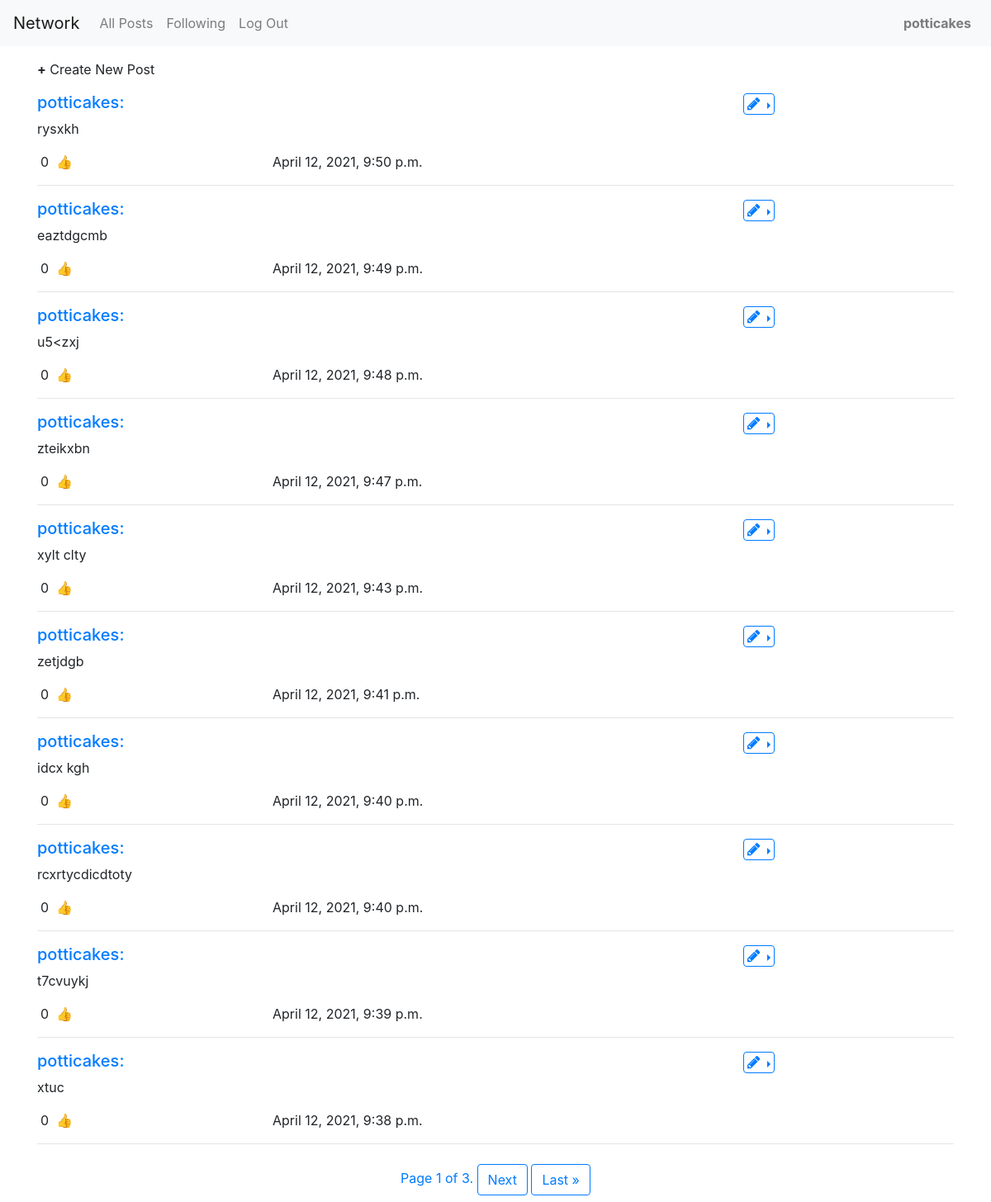
The app's page / (signed in) with its own data.
### network/models.py (models this page shows, shortened)
class User(AbstractUser):
    pass

class Post(models.Model):
    post_body = models.TextField(max_length=500)
    date = models.DateTimeField(auto_now_add=True)
    creator = models.ForeignKey("User", on_delete=models.CASCADE, related_name="creator")
    likes = models.ManyToManyField("User", default=None, related_name="likes")

### network/views.py (the view)
# urls.py: path("", views.index, name="index"),
@login_required(login_url="login")
def index(request):
    posts = Post.objects.all().order_by("-date")
    paginator = Paginator(posts, 10)
    page_number = request.GET.get("page")
    page_obj = paginator.get_page(page_number)
    return render(request, "network/index.html",{
        "posts": page_obj,
    })

### network/templates/network/index.html (shortened to what this page needs)
{% extends "network/layout.html" %}
{% block body %}
{% if user.is_authenticated %}
   <div class="container mb-3 mt-3" id="new-post">
       <span><strong>+</strong></span>
        <span>Create New Post</span>
    </div>
{% endif %}
{% for post in posts %}
    <div class="container " id="{{post.id}}">
        <div class="row">
            <span class="col-9">
                <a href="{% url 'profile' post.creator%}" >
                    <div id="profile"><h5>{{post.creator}}:</h5></div>
                </a>
            </span>
            {% if post.creator == user%}
                <span class="col-3">
                    <div class=" dropdown dropright">
                        <button type="button" class="btn btn-outline-primary pl-1 pr-1 pt-0 pb-0 dropdown-toggle" data-toggle="dropdown">
                            <i style="font-size:18px" class="fa">&#xf040;</i>
                        </button>
                    </div>
                </span>
            {% endif %}
        </div>
        <div class="row "id="body-{{post.id}}">
            <div class="col-12 pb-3"id="body-post{{post.id}}" >{{post.post_body}}</div>
        </div>
        <div class="row">
            <div class="col-3">
                <span class=" m-1" id="{{post.id}}" data-postId="{{post_id}}">{{post.likes.all.count}}</span>
                <span onclick="like('{{post.id}}')" class="cursor" >&#128077;</span>
            </div>
            <span class="col-9">{{post.date}}</span>
        </div>
        <hr>
    </div>
    {% endfor %}
    <div class="pagination justify-content-center p-2">
        <span class="step-pnks">
            <span class="current btn-outline-primary">
                Page {{ posts.number }} of {{ posts.paginator.num_pages }}.
            </span>
            {% if posts.has_next %}
                <a class="btn btn-outline-primary" href="?page={{ posts.next_page_number }}">Next</a>
                <a class="btn btn-outline-primary" href="?page={{ posts.paginator.num_pages }}">Last &raquo;</a>
            {% endif %}
        </span>
    </div>
{% endblock %}

### network/templates/network/layout.html (shortened to what this page needs)
{% load static %}
<!DOCTYPE html>
<html lang="en">
    <head>
        <link rel="stylesheet" href="https://cdnjs.cloudflare.com/ajax/libs/font-awesome/4.7.0/css/font-awesome.min.css">
        <link rel="stylesheet" href="https://maxcdn.bootstrapcdn.com/bootstrap/4.5.2/css/bootstrap.min.css">
        <link href="{% static 'network/styles.css' %}" rel="stylesheet">
    </head>
    <body>
        <nav class="navbar navbar-expand navbar-light bg-light">
            <a class="navbar-brand" href="{% url 'index' %}">Network</a>
            <div class="w-100">
              <ul class="navbar-nav mr-auto">
                <li class="nav-item">
                  <a class="nav-link" href="{% url 'index' %}">All Posts</a>
                </li>
                {% if user.is_authenticated %}
                    <li class="nav-item">
                        <a class="nav-link" href="{% url 'following' user.id %}">Following</a>
                    </li>
                    <li class="nav-item">
                        <a class="nav-link" href="{% url 'logout' %}">Log Out</a>
                    </li>
                {% endif %}
                {% if user.is_authenticated %}
                    <li class="nav-item ml-auto">
                        <a class="nav-link" href="{% url 'profile' user.username%}"><strong>{{ user.username }}</strong></a>
                    </li>
                {% endif %}
              </ul>
            </div>
          </nav>
        <div class="body">
            {% block body %}
            {% endblock %}
        </div>
    </body>
</html>

### network/static/network/styles.css (style rules this page uses)
.cursor { cursor: pointer; }

### records on screen
User: username "potticakes"
Post: creator "potticakes", post_body "rysxkh", likes.all.count "0", date "April 12, 2021, 9:50 p.m."
Post: creator "potticakes", post_body "eaztdgcmb", likes.all.count "0", date "April 12, 2021, 9:49 p.m."
Post: creator "potticakes", post_body "u5<zxj", likes.all.count "0", date "April 12, 2021, 9:48 p.m."
Post: creator "potticakes", post_body "zteikxbn", likes.all.count "0", date "April 12, 2021, 9:47 p.m."
Post: creator "potticakes", post_body "xylt clty", likes.all.count "0", date "April 12, 2021, 9:43 p.m."
Post: creator "potticakes", post_body "zetjdgb", likes.all.count "0", date "April 12, 2021, 9:41 p.m."
Post: creator "potticakes", post_body "idcx kgh", likes.all.count "0", date "April 12, 2021, 9:40 p.m."
Post: creator "potticakes", post_body "rcxrtycdicdtoty", likes.all.count "0", date "April 12, 2021, 9:40 p.m."
Post: creator "potticakes", post_body "t7cvuykj", likes.all.count "0", date "April 12, 2021, 9:39 p.m."
Post: creator "potticakes", post_body "xtuc", likes.all.count "0", date "April 12, 2021, 9:38 p.m."

### other values on screen
{{ posts.number }} "1"
{{ posts.paginator.num_pages }} "3"
